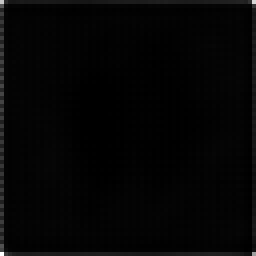
#> input picture Results/cell_frame004148_x0126_y0201_red.tif, 64 x 64 px (shown 4 times larger); the run also reads 1 picture not shown here
$ jupyter execute BTHE_Volume_Calculation_manualThresh.ipynb
#> lines starting #> are read from the running program, lines starting #| are printed output that depends on the picture; long printed decimals are rounded
# In this script im trying to calculate the volume of the single RBC by considering the pixel to metric ratio provided by the microscope setup, which was determined to 75.5 nm per pixel

### Try it on a single image

### Import dependencies

[cell 1]
import os
import cv2

### Read every single frame from the tif-file and store it in a list

[cell 2]
from PIL import Image
import numpy as np
# Open the TIFF file
tiff_file = Image.open("Results/cell_frame004148_x0126_y0201_red.tif")
#> tiff_file is the input picture: PIL image 64x64 F; min 0.000239, max 0.0822, mean 0.00183


frames= []

# Iterate over each frame in the TIFF file
for i in range(tiff_file.n_frames):
    # Go to the current frame
    tiff_file.seek(i)

    # Convert the frame to the unsigned 8-bit integer format
    frame = tiff_file.copy()  # Convert to grayscale if needed
    frame = np.array(frame)
    frame = (frame * 255).astype(np.uint8)

    # Append the frame to the list
    frames.append(frame)
#> this loop made 64 passes
#> pass 2, `frame = tiff_file.copy()`:
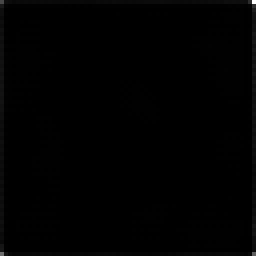
#> frame: PIL image 64x64 F (shown 4 times larger); min 3.2e-05, max 0.102, mean 0.000633; drawn with min black and max white
#> after the loop:
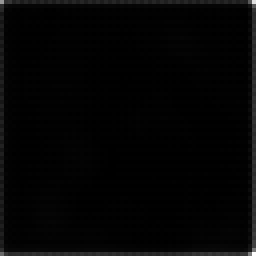
#> tiff_file: PIL image 64x64 F (shown 4 times larger); min 0.00134, max 0.203, mean 0.00493; drawn with min black and max white
#> after the loop, frames = 64 items

### find optimal threshold for volume calculation / visualize in "BTHE_3D_visualization.py"

[cell 3]
import numpy as np
import tifffile

def threshold_volume(input_file, output_file, threshold):
    # Load the TIF volume
#> called with output_file = 'Created_Images/output.tif', threshold = 175
    volume = tifffile.imread(input_file)
    volume = volume *255

    # Apply the thresholding
    binary_volume = np.where(volume < threshold, 0, 255).astype(np.uint8)

    # Save the binary volume as a TIF file
    tifffile.imwrite(output_file, binary_volume)

# Example file
input_file = 'Results/cell_frame004148_x0126_y0201_red.tif'
output_file = 'Created_Images/output.tif'
threshold_value = 175 #optimtal threshold value


threshold_volume(input_file, output_file, threshold_value)

### Count the pixels in each frame which are above a certain threshold intensity value

[cell 4]
threshold = 175

count = 0
for i in range(len(frames)):
    sum = np.sum(frames[i] > threshold)
    count = count + sum
#> this loop made 64 passes
#> (sum, count) on passes 1 to 12: (0, 0), (0, 0), (0, 0), (0, 0), (0, 0), (0, 0), (0, 0), (0, 0), (0, 0), (0, 0), (45, 45), (222, 267)
#> after the loop, count = 51455

count #amount of pixels above threshold intensity
#> Out = 51455

### Multiply the counted pixels with the ratio to get the real-world dimensions

[cell 5]
original_image = Image.open("Images_for_prediction/cell_frame004148_x0126_y0201_red.jpg")
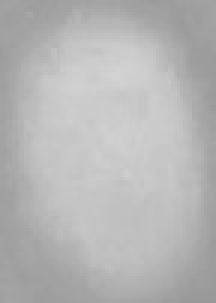
#> input picture Images_for_prediction/cell_frame004148_x0126_y0201_red.jpg, 72 x 101 px (shown 3 times larger)
#> original_image is the input picture: PIL image 72x101 L; min 151, max 211, mean 181.7

current_width, current_height = original_image.size
#> current_width = 72; current_height = 101
current_aspect_ratio = current_width / current_height
#> current_aspect_ratio = 0.713

desired_width, desired_height = 64, 64
desired_aspect_ratio = desired_width / desired_height

if current_aspect_ratio > desired_aspect_ratio:
    # The original image is wider than the desired aspect ratio, so the width will be the limiting factor.
    scale_factor = desired_width / current_width
else:
    # The original image is taller than the desired aspect ratio, so the height will be the limiting factor.
    scale_factor = desired_height / current_height
#> scale_factor = 0.634

metric_to_pixel = (75.5/1000) #75.5nm/px ; /1000 => micrometer/px;
scaling_factor = scale_factor #from the jupyter notebook "BTHE_Altering_Images.ipynb"
#> scaling_factor = 0.634
metric_to_pixel = (metric_to_pixel / scaling_factor )  ** 3 #new metric to pixel value because the input image was resized (without loosing aspect ratio); ^3 to get cubic-micrometer
#> metric_to_pixel = 0.00169

volume = count * metric_to_pixel # cubic micrometer
#> volume = 87.03
print(int(volume))
#| 87

## Apply to all tif-files in the predictions folder "results" and store it in a new excel

### get scaling_factor from every image and store it in a list

[cell 6]
import os
import cv2
from PIL import Image
import numpy as np
desired_width, desired_height = 64, 64
desired_aspect_ratio = desired_width / desired_height


# Set the path to the folder containing the images
folder_path = "Images_for_prediction"

scale_factors = []


# Loop over all the files in the folder
for filename in os.listdir(folder_path):
    if filename.endswith(".png") or filename.endswith(".jpg"):
        # Load the original image
        file_path = os.path.join(folder_path, filename)
        original_image = Image.open(file_path)

        current_width, current_height = original_image.size
#> current_width = 76; current_height = 106
        current_aspect_ratio = current_width / current_height
#> current_aspect_ratio = 0.717

        if current_aspect_ratio > desired_aspect_ratio:
            # The original image is wider than the desired aspect ratio, so the width will be the limiting factor.
            scale_factor = desired_width / current_width
            scale_factors.append(scale_factor)
        else:
            # The original image is taller than the desired aspect ratio, so the height will be the limiting factor.
            scale_factor = desired_height / current_height
#> scale_factor = 0.604
            scale_factors.append(scale_factor)


print(len(scale_factors))
#| 2
print(scale_factors[:5])
#| [0.6038, 0.6337]

### Calculate the volume based on scale_factors and store volumes in new excel file in the folder "Features"

[cell 7]
from PIL import Image
import numpy as np
import openpyxl
threshold = 175 #manually defined as good  by experimenting with different values


folder_path = "Results"
out_path = "Data_Analysis"

# Create a new workbook and get the active sheet
workbook = openpyxl.Workbook()
sheet = workbook.active
sheet.column_dimensions["A"].width = 100


sheet["A1"] = "filename"
sheet["B1"] = "image_scale_factor"
sheet["C1"] = "count"
sheet["D1"] = "metric_to_pixel"
sheet["E1"] = "volume"

# Loop over all the prediction in the "Results" folder
for index, filename in enumerate(os.listdir(folder_path)):
    file_path = os.path.join(folder_path, filename)
    # Open the TIFF file
    tiff_file = Image.open(file_path)

    frames= []

    # Iterate over each frame in the TIFF file
    for i in range(tiff_file.n_frames):


        # Go to the current frame
        tiff_file.seek(i)

        # Convert the frame to the unsigned 8-bit integer format
        frame = tiff_file.copy()  # Convert to grayscale if needed
        frame = np.array(frame)
        frame = (frame * 255).astype(np.uint8)

        # Append the frame to the list
        frames.append(frame)


    count = 0
    for i in range(len(frames)):
        sum = np.sum(frames[i] > threshold)
        count = count + sum
#> after the loop, count = 51455

    metric_to_pixel = (75.5/1000) #75.5nm/px ; /1000 => micrometer/px;
    scaling_factor = scale_factors[index] #from the jupyter notebook "BTHE_Altering_Images.ipynb"
#> scaling_factor = 0.604
    metric_to_pixel = (metric_to_pixel / scaling_factor )  ** 3 #new metric to pixel value because the input image was resized (without loosing aspect ratio); ^3 to get cubic-micrometer
#> metric_to_pixel = 0.00196

    volume = count * metric_to_pixel # cubic micrometer
#> volume = 100.6

    # Write data rows in excel worksheet
    row = [filename, scaling_factor,count, metric_to_pixel, volume]
#> row = ['cell_frame004148_x0126_y0201_red.tif', 0.604, 51455, 0.00196, 100.6]
    sheet.append(row)

output_file = os.path.join(out_path, 'Volume_Calculation_manualThresh.xlsx')
workbook.save(output_file)
